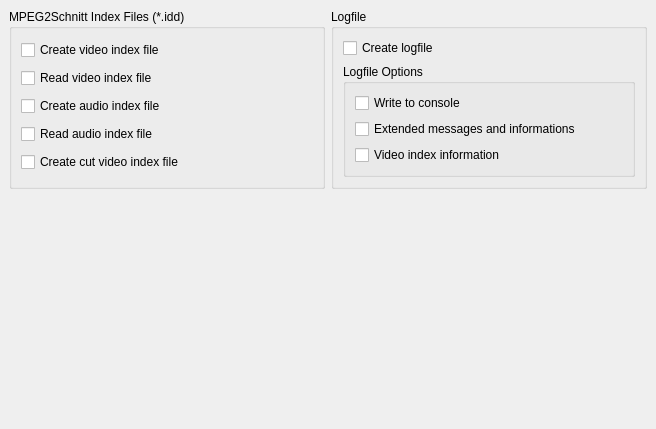
<ui version="4.0" >
 <class>TTCutSettingsFiles</class>
 <widget class="QWidget" name="TTCutSettingsFiles" >
  <property name="geometry" >
   <rect>
    <x>0</x>
    <y>0</y>
    <width>656</width>
    <height>429</height>
   </rect>
  </property>
  <property name="windowTitle" >
   <string>Form</string>
  </property>
  <layout class="QGridLayout" >
   <property name="leftMargin" >
    <number>9</number>
   </property>
   <property name="topMargin" >
    <number>9</number>
   </property>
   <property name="rightMargin" >
    <number>9</number>
   </property>
   <property name="bottomMargin" >
    <number>9</number>
   </property>
   <property name="horizontalSpacing" >
    <number>6</number>
   </property>
   <property name="verticalSpacing" >
    <number>6</number>
   </property>
   <item row="0" column="0" >
    <widget class="QGroupBox" name="gbIDDFiles" >
     <property name="title" >
      <string>MPEG2Schnitt Index Files (*.idd)</string>
     </property>
     <layout class="QVBoxLayout" >
      <property name="spacing" >
       <number>6</number>
      </property>
      <property name="leftMargin" >
       <number>9</number>
      </property>
      <property name="topMargin" >
       <number>9</number>
      </property>
      <property name="rightMargin" >
       <number>9</number>
      </property>
      <property name="bottomMargin" >
       <number>9</number>
      </property>
      <item>
       <widget class="QCheckBox" name="cbCreateVideoIDD" >
        <property name="text" >
         <string>Create video index file</string>
        </property>
       </widget>
      </item>
      <item>
       <widget class="QCheckBox" name="cbReadVideoIDD" >
        <property name="text" >
         <string>Read video index file</string>
        </property>
       </widget>
      </item>
      <item>
       <widget class="QCheckBox" name="cbCreateAudioIDD" >
        <property name="text" >
         <string>Create audio index file</string>
        </property>
       </widget>
      </item>
      <item>
       <widget class="QCheckBox" name="cbReadAudioIDD" >
        <property name="text" >
         <string>Read audio index file</string>
        </property>
       </widget>
      </item>
      <item>
       <widget class="QCheckBox" name="cbCreateCutIDD" >
        <property name="text" >
         <string>Create cut video index file</string>
        </property>
       </widget>
      </item>
     </layout>
    </widget>
   </item>
   <item row="1" column="0" >
    <spacer>
     <property name="orientation" >
      <enum>Qt::Vertical</enum>
     </property>
     <property name="sizeHint" >
      <size>
       <width>297</width>
       <height>101</height>
      </size>
     </property>
    </spacer>
   </item>
   <item row="0" column="1" >
    <widget class="QGroupBox" name="gbLogfile" >
     <property name="title" >
      <string>Logfile</string>
     </property>
     <layout class="QGridLayout" >
      <property name="leftMargin" >
       <number>9</number>
      </property>
      <property name="topMargin" >
       <number>9</number>
      </property>
      <property name="rightMargin" >
       <number>9</number>
      </property>
      <property name="bottomMargin" >
       <number>9</number>
      </property>
      <property name="horizontalSpacing" >
       <number>6</number>
      </property>
      <property name="verticalSpacing" >
       <number>6</number>
      </property>
      <item row="1" column="0" >
       <widget class="QGroupBox" name="gbLogfileOptions" >
        <property name="title" >
         <string>Logfile Options</string>
        </property>
        <layout class="QGridLayout" >
         <property name="leftMargin" >
          <number>9</number>
         </property>
         <property name="topMargin" >
          <number>9</number>
         </property>
         <property name="rightMargin" >
          <number>9</number>
         </property>
         <property name="bottomMargin" >
          <number>9</number>
         </property>
         <property name="horizontalSpacing" >
          <number>6</number>
         </property>
         <property name="verticalSpacing" >
          <number>6</number>
         </property>
         <item row="2" column="0" >
          <widget class="QCheckBox" name="cbLogPlusVideoIndex" >
           <property name="text" >
            <string>Video index information</string>
           </property>
          </widget>
         </item>
         <item row="1" column="0" >
          <widget class="QCheckBox" name="cbLogExtended" >
           <property name="text" >
            <string>Extended messages and informations</string>
           </property>
          </widget>
         </item>
         <item row="0" column="0" >
          <widget class="QCheckBox" name="cbLogConsole" >
           <property name="text" >
            <string>Write to console</string>
           </property>
          </widget>
         </item>
        </layout>
       </widget>
      </item>
      <item row="0" column="0" >
       <widget class="QCheckBox" name="cbCreateLog" >
        <property name="text" >
         <string>Create logfile</string>
        </property>
       </widget>
      </item>
     </layout>
    </widget>
   </item>
  </layout>
 </widget>
 <resources/>
 <connections/>
</ui>
